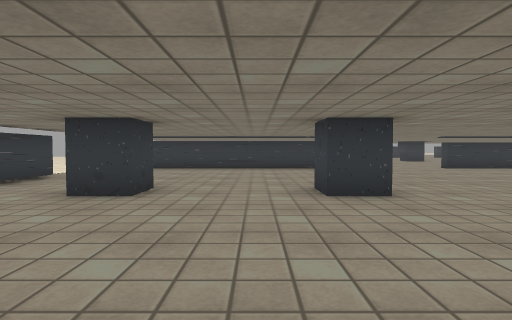
view 1 (above)

22 first-person views from a walk through a 3-D level made in the Unity game engine. The camera is 0.72 m above the floor, tilts 2° down and sees 80° across. The floor is counted in squares, 1 m on a side. Each view is taken from the middle of a square. On the plan, view 1 faces up. The plan holds only what a view shows up to about 10 squares ahead; the rest is blank. The place goes on beyond the plan. The player character is not drawn. Some surface patterns are stand-ins.

view 2
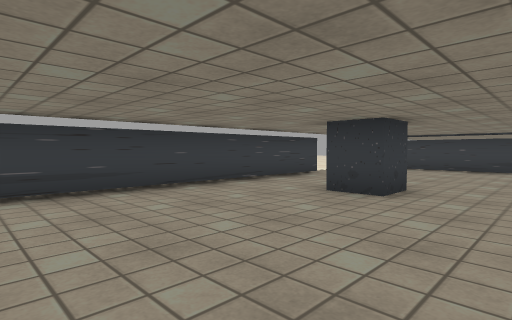

view 3
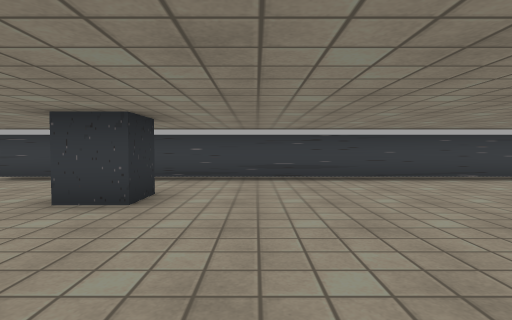

view 4
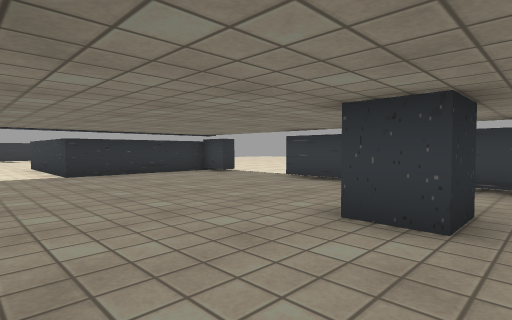

view 5
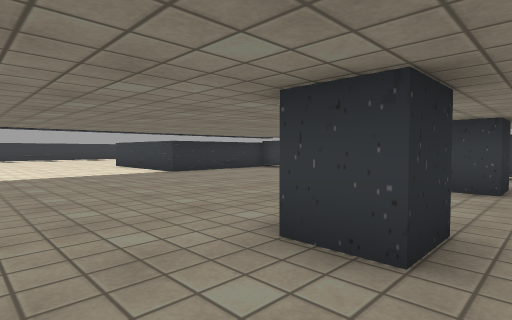

view 6
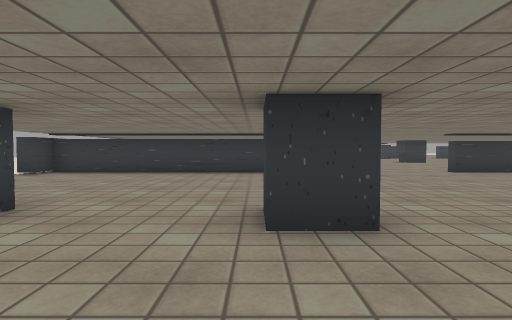

view 7
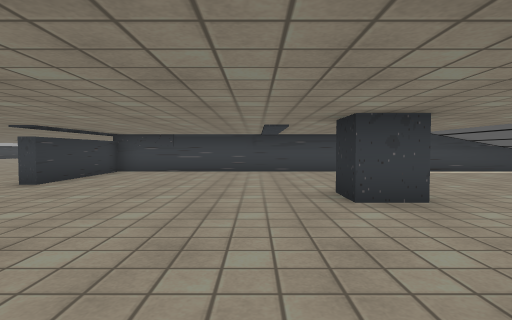

view 8
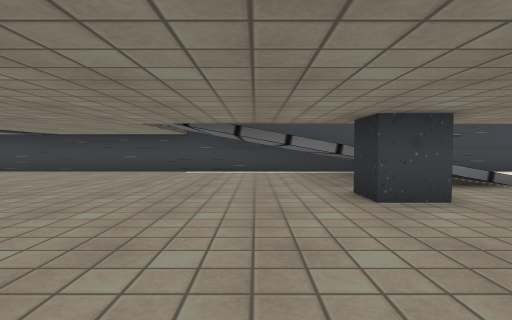

view 9
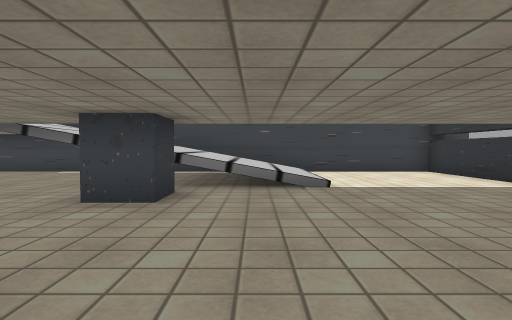

view 10
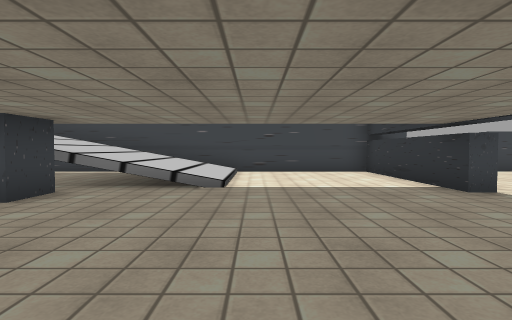

view 11
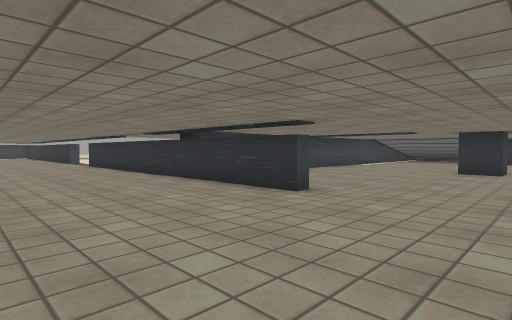

view 12
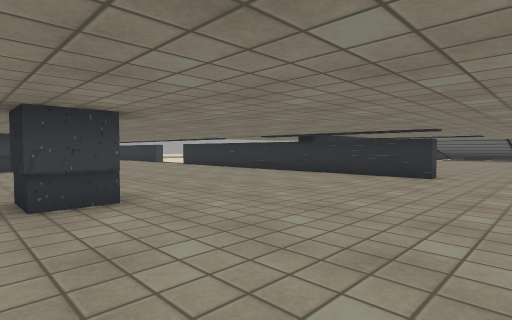

view 13
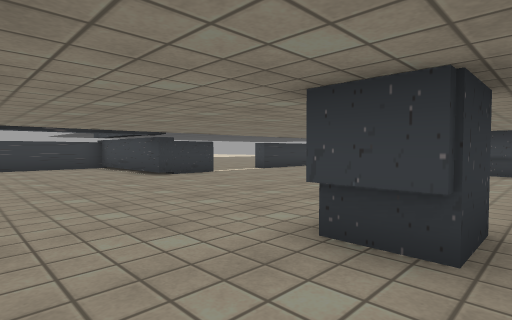

view 14
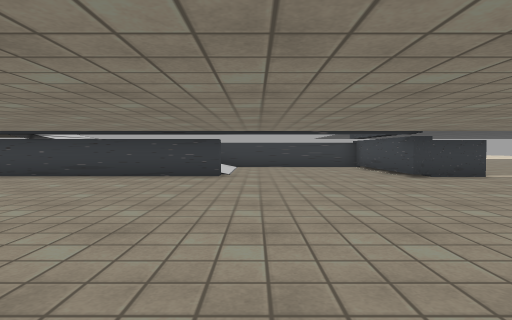

view 15
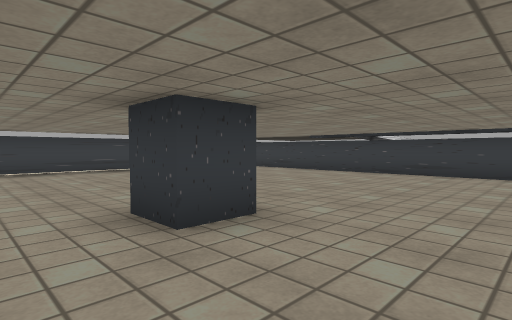

view 16
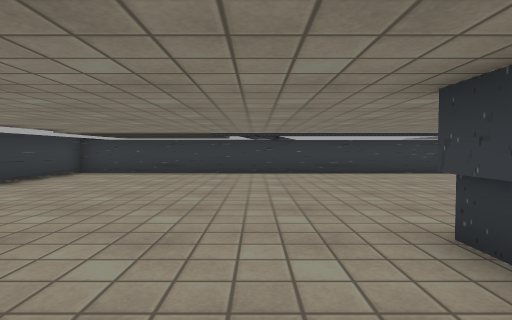

view 17
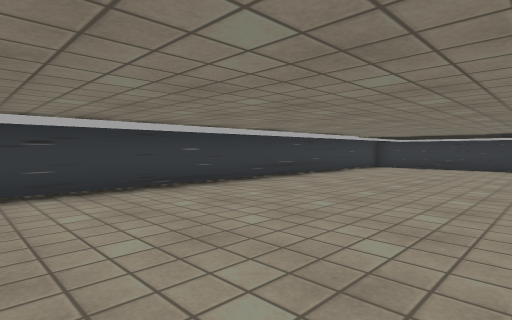

view 18
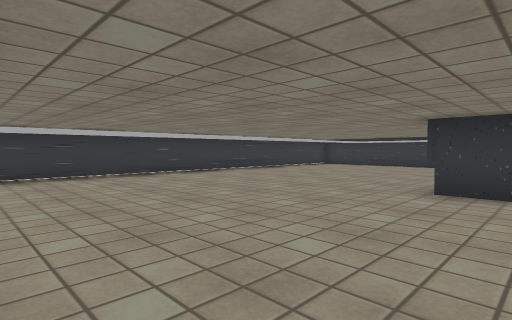

view 19
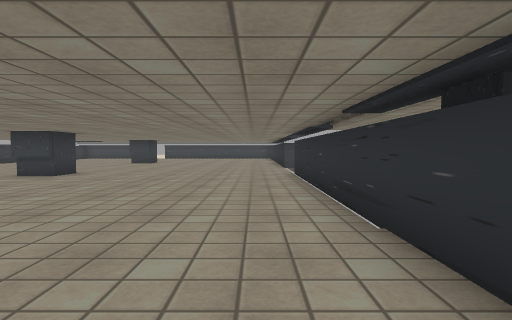

view 20
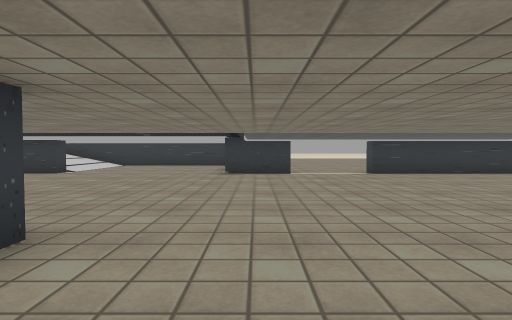

view 21
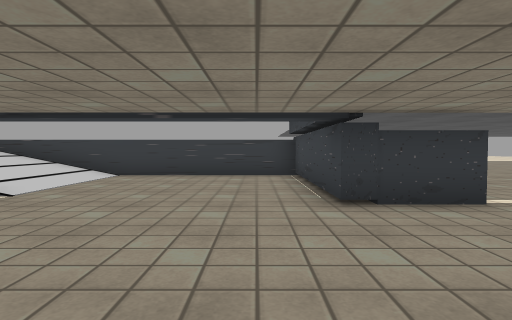

view 22
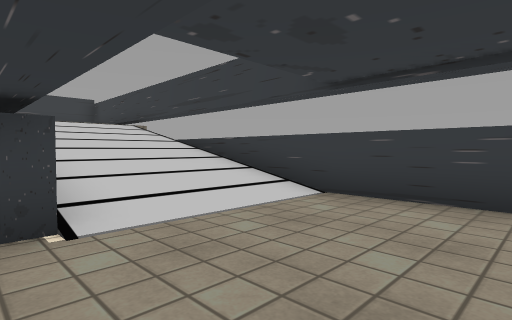

### Floor plan
Key: @ floor where view 1 was taken; # wall or solid block; x gap in a wall; . floor; / step, stairs or slope; = window, fence, low wall or low ledge; ^ raised ledge; v drop or lower ground; O other object.
Columns run from 6 left of view 1 to 19 right of it. Each row starts with its distance up from view 1.
 31      #### ^^######
 30      ////////....#
 29      ////////....#   ..
 28      ////////....#  ..
 27       ///////....# ...
 26 #...v########....###..####
 25 #.........................
 24 #........................
 23 #.......................
 22 #......................
 21 #......................
 20 #........................
 19 #.......O......OO......OO
 18 #.........................
 17 #.........................
 16 #.........................
 15 #.........................
 14 #.........................
 13     ......................
 12 ########  ....##########x.
 11 #.......  .......#
 10 ......... .......#
  9 .................#
  8 #................#
  7 #................#
  6 #................#
  5 #...O...O...O....#
  4 #................#
  3 #................#
  2 #................#
  1 #................#
  0 #.....@...... / /#
 -1 #............x///#
 -2 #...O...O...O ///#
 -3    .......... ///#
 -4  ............=///#
 -5 #............////#
 -6 #................#
 -7 .................#
 -8 .................#
 -9 #................#
-10   ###^.... ..#####
-11      ^....   ..

Positions as (right, up) in squares from view 1, and headings:
1: (0, 0), facing up
2: (0, 0), facing up-left
3: (2, 0), facing left
4: (1, -1), facing down-left
5: (4, -1), facing down-left
6: (1, 2), facing up
7: (1, 7), facing right
8: (1, 0), facing right
9: (1, -4), facing right
10: (1, -6), facing right
11: (4, 16), facing down-right
12: (5, 20), facing down-right
13: (7, 18), facing up-right
14: (7, 18), facing up
15: (5, 17), facing up-left
16: (0, 17), facing up
17: (0, 14), facing up-left
18: (3, 13), facing up-left
19: (9, 13), facing right
20: (12, 17), facing up
21: (10, 22), facing up
22: (9, 26), facing up-left
